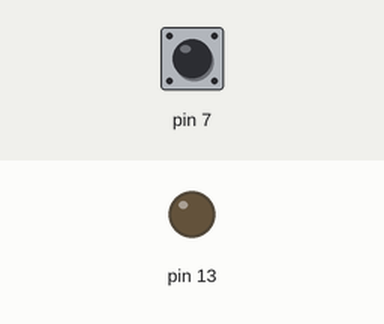
Bench run of a sketch on a simulated Arduino Uno, built with avr-gcc and run on an emulated ATmega328P. Shown: output pins drawn as LEDs (lit = HIGH). Inputs (shaded band) come from the test bench; at power-on: pin 7 HIGH.

Above: at 0.8 s.
0.9 s: pin 7 pulled LOW for 0.15 s
At 1.3 s:
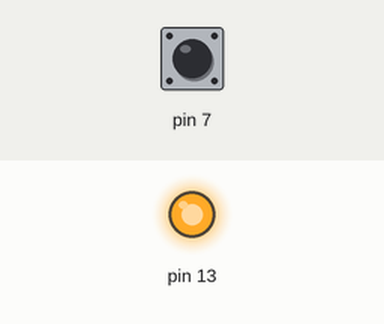
2.9 s: pin 7 pulled LOW for 3.2 s
At 7.6 s:
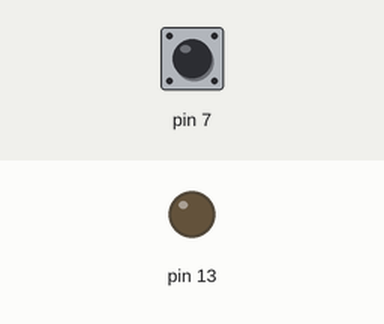
Timing chart, 0 to 9.1 s (numbered marks = the images above; inputs shaded):
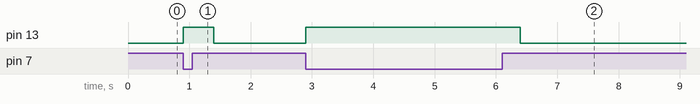

The sketch:

baremetal_ir_led.ino.ino
```cpp
#include<avr/io.h>
//#include<stdio.h>
#include <util/delay.h>


int main()
{
  DDRB|=(1<<DDB5);
  DDRD &= ~(1<<DDD7);
  PORTD |=(1<<PORTD7);

  while(1)
  {
    if(!(PIND & (1<<7))){
      PORTB |= (1<<PORTB5);
      _delay_ms(500);

    }
    else
     PORTB &= ~(1<<PORTB5);

  }


}
```

Measured:
- after the input at 0.9 s, pin 13: LOW → HIGH at once, → LOW 0.50 s later
- after the input at 2.9 s, pin 13: LOW → HIGH at once, → LOW 3.5 s later
